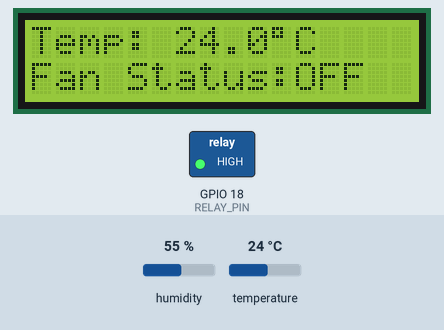
This sketch was run on a simulated ESP32. Parts: 16×2 character LCD, switched loads named in the sketch (green lamp = pin HIGH). The inputs (shaded band) are chosen by the test bench; at power-on: temperature 24 °C, humidity 55 %. What the sketch prints to the serial monitor is not drawn.

Above: at 3.2 s.
3.3 s: temperature set to 33 °C
At 5.5 s:
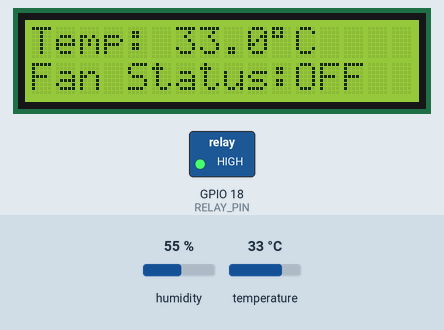
6.0 s: temperature set to 36 °C
At 6.5 s:
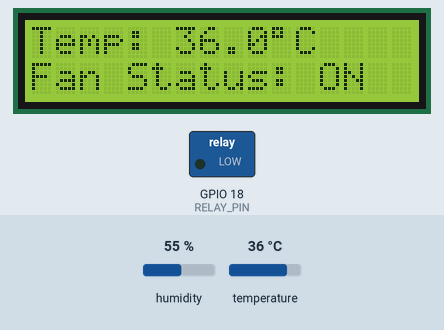
8.7 s: temperature set to 12 °C
At 11.0 s:
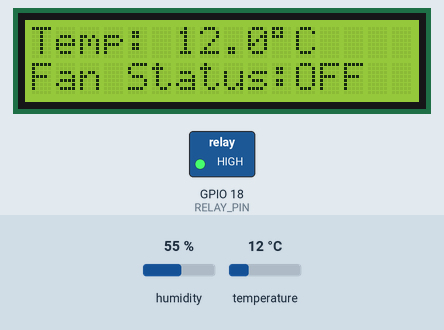
Timing chart, 0 to 12.5 s (numbered marks = the images above; inputs shaded):
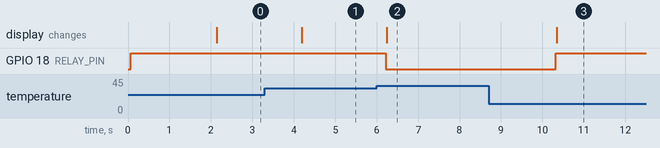

Measured:
- the behaviour switches between 34 and 35 °C on temperature (found by bisection; images 1 and 2)
- after the input at 3.3 s, the display: changes after 0.89 s (image 1)
- after the input at 6.0 s, GPIO 18 (RELAY_PIN): HIGH → LOW after 0.22 s; the display: changes after 0.25 s (image 2)
- after the input at 8.7 s, GPIO 18 (RELAY_PIN): LOW → HIGH after 1.6 s; the display: changes after 1.6 s (image 3)

The sketch:

arduino-ide-code.ino
```cpp
#include <Wire.h>
#include <LiquidCrystal_I2C.h>
#include <DHT.h>
//========================
// Pin Definitions
//========================
#define DHTPIN 4
#define DHTTYPE DHT11
#define RELAY_PIN 18
#define SDA_PIN 8
#define SCL_PIN 9
//========================
// Temperature Threshold
//========================
const float TEMP_THRESHOLD = 35.0;
//========================
// Objects
//========================
DHT dht(DHTPIN, DHTTYPE);
LiquidCrystal_I2C lcd(0x27, 16, 2);

//========================
// Setup
//========================
void setup()
{
Serial.begin(115200);
Wire.begin(SDA_PIN, SCL_PIN);
dht.begin();
lcd.init();
lcd.backlight();
pinMode(RELAY_PIN, OUTPUT);
// Relay OFF (Active LOW Relay)
digitalWrite(RELAY_PIN, HIGH);
lcd.clear();
lcd.setCursor(0, 0);
lcd.print("ThermoFlow");
lcd.setCursor(0, 1);
lcd.print("Initializing");
delay(2000);
lcd.clear();
}
//========================
// Main Loop
//========================
void loop()
{
float temperature = dht.readTemperature();
if (isnan(temperature))

{
lcd.clear();
lcd.setCursor(0,0);
lcd.print("Sensor Error");
Serial.println("DHT11 Error");
delay(2000);
return;
}
bool fanState = (temperature >= TEMP_THRESHOLD);
// Relay Control
if (fanState)
{
digitalWrite(RELAY_PIN, LOW); // Relay ON (Active LOW)
}
else
{
digitalWrite(RELAY_PIN, HIGH); // Relay OFF
}
// LCD Display
lcd.clear();
lcd.setCursor(0,0);
lcd.print("Temp: ");
lcd.print(temperature,1);
lcd.print((char)223);
lcd.print("C");
lcd.setCursor(0,1);
if(fanState)
lcd.print("Fan Status: ON");
else
lcd.print("Fan Status:OFF");

// Serial Monitor
Serial.print("Temperature : ");
Serial.print(temperature);
Serial.print(" C");
if(fanState)
Serial.println(" | FAN ON");
else
Serial.println(" | FAN OFF");
delay(2000);
}
```
